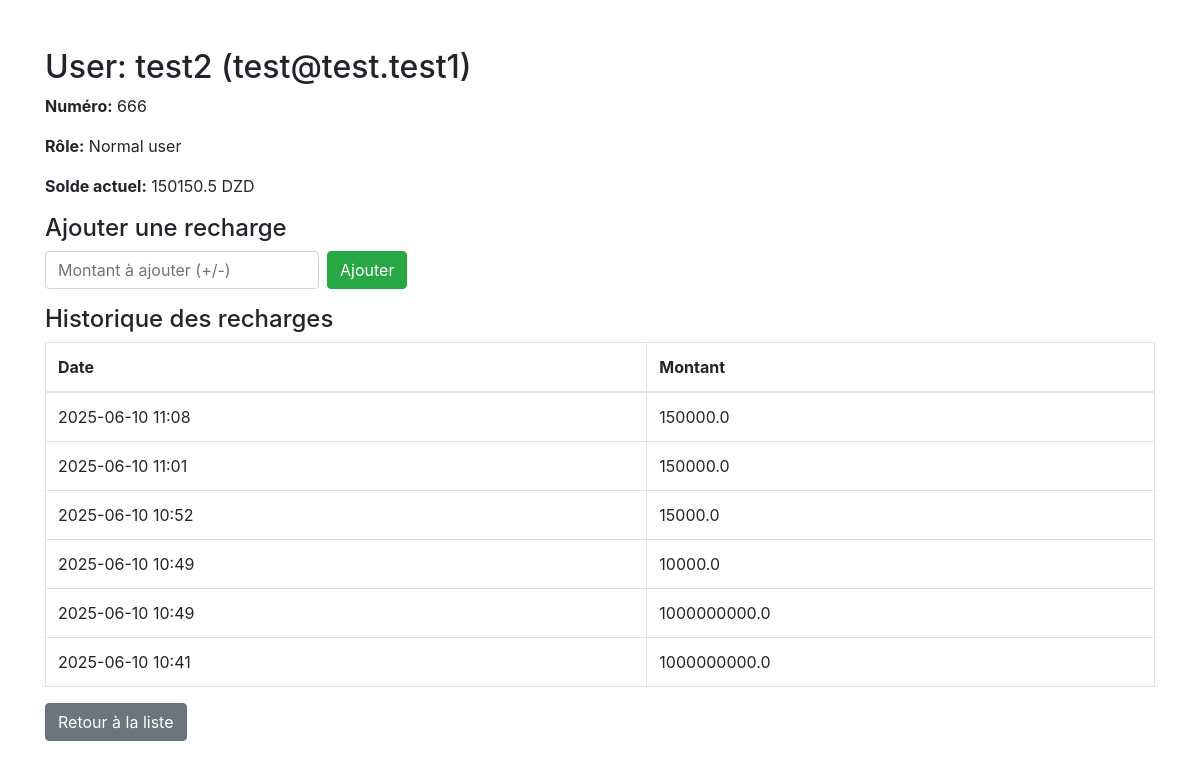
Page /admin/users/1 on the earlier database version.
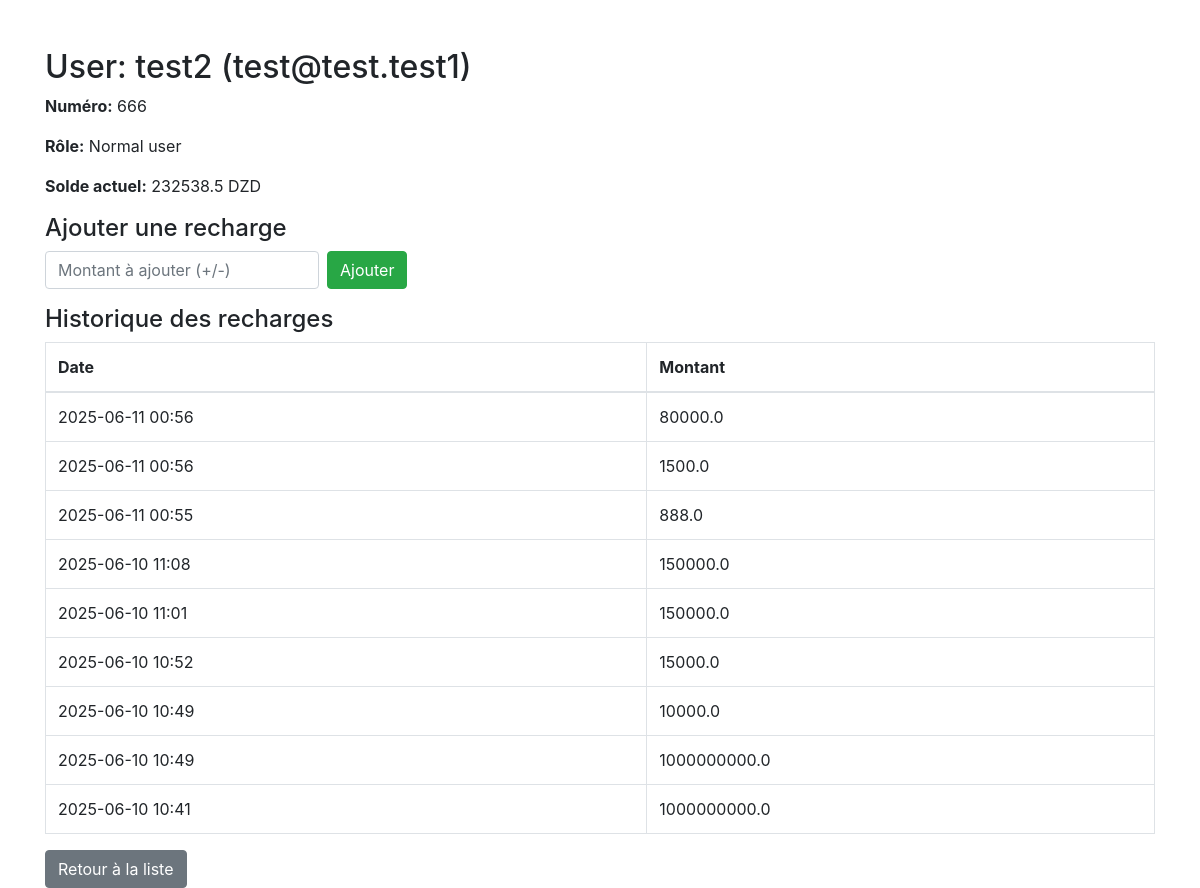
Same page on the later database version.
### models.py (models this page shows)
class User(db.Model):
    __tablename__ = 'users'
    id = db.Column(db.Integer, primary_key=True)
    name = db.Column(db.String(100), nullable=False)
    email = db.Column(db.String(120), unique=True, nullable=False)
    number = db.Column(db.Integer,unique=True,nullable=False)
    password = db.Column(db.String(100), nullable=False)
    role = db.Column(db.String(20), default='Normal user')
    balance = db.Column(db.Float, default=0.0)
    bookings = db.relationship('Booking', backref='user')
    recharges = db.relationship('Recharge', backref='user')

class Recharge(db.Model):   #ychof + ymodifier
    __tablename__ = 'recharges'
    id = db.Column(db.Integer, primary_key=True)
    user_id = db.Column(db.Integer, db.ForeignKey('users.id'), nullable=False)
    amount = db.Column(db.Float, nullable=False)
    date = db.Column(db.DateTime, default=datetime.utcnow)

### admin_bcnslg_bleu.py (the view)
@admin_bp.route('/users/<int:user_id>')
def user_detail(user_id):
    user = get_user_by_id(user_id)
    if not user:
        return "User not found", 404
    balance = get_user_balance(user_id)
    recharges = get_user_recharges(user_id)
    return render_template('user_detail.html', user=user, balance=balance, recharges=recharges)

### data_access1.py (called while the page is built)
def get_user_balance(user_id):
    user = User.query.get(user_id)
    if not user:
        return 0.0
    return user.balance

def get_user_by_id(user_id):
    return User.query.get(user_id)

def get_user_recharges(user_id):
    return Recharge.query.filter_by(user_id=user_id).order_by(Recharge.date.desc()).all()

### templates/user_detail.html (shortened to what this page needs)
<!DOCTYPE html>
<html lang="en">
<head>
    <link rel="stylesheet" href="https://stackpath.bootstrapcdn.com/bootstrap/4.5.2/css/bootstrap.min.css">
</head>
<body>
<div class="container mt-5">
    <h2>User: {{ user.name }} ({{ user.email }})</h2>
    <p><strong>Numéro:</strong> {{ user.number }}</p>
    <p><strong>Rôle:</strong> {{ user.role }}</p>
    <p><strong>Solde actuel:</strong> {{ balance }} DZD</p>
    <h4>Ajouter une recharge</h4>
    <form method="post" action="{{ url_for('admin_bp.update_balance', user_id=user.id) }}" class="form-inline mb-3">
        <input type="number" step="0.01" name="balance" class="form-control mr-2" placeholder="Montant à ajouter (+/-)">
        <button type="submit" class="btn btn-success">Ajouter</button>
    </form>
    <h4>Historique des recharges</h4>
    <table class="table table-bordered">
        <thead>
            <tr>
                <th>Date</th>
                <th>Montant</th>
            </tr>
        </thead>
        <tbody>
            {% for recharge in recharges %}
            <tr>
                <td>{{ recharge.date.strftime('%Y-%m-%d %H:%M') }}</td>
                <td>{{ recharge.amount }}</td>
            </tr>
            {% endfor %}
        </tbody>
    </table>
    <a href="{{ url_for('admin_bp.users_page') }}" class="btn btn-secondary">Retour à la liste</a>
</div>
</body>
</html>

Differences in the rows shown:
changed User "test2": balance "150150.5" → "232538.5"
added Recharge: date "2025-06-11 00:56", amount "80000.0"
added Recharge: date "2025-06-11 00:56", amount "1500.0"
added Recharge: date "2025-06-11 00:55", amount "888.0"
